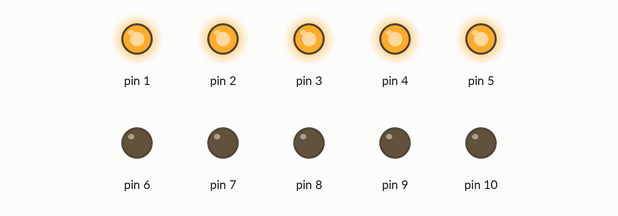
Simulated run of this sketch. Board: Arduino Uno, built with avr-gcc and run on an emulated ATmega328P. Shown: output pins drawn as LEDs (lit = HIGH).

Above: at 0.05 s.
At 1.45 s:
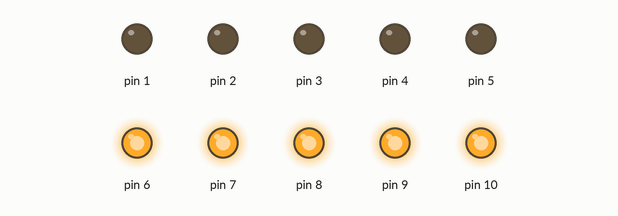
At 3.55 s:
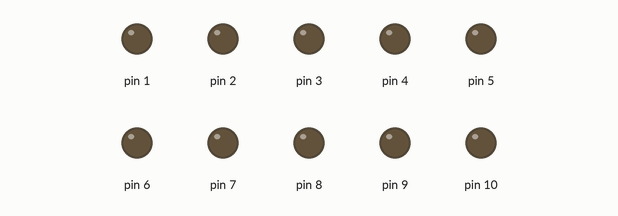
Timing chart, 0 to 3.9 s (numbered marks = the images above):
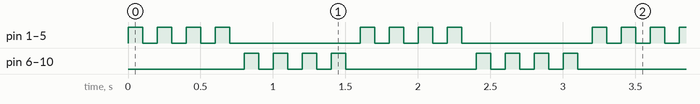

The sketch:

efeitoViatura.ino
```cpp
int i;

void setup() {
  for(i = 1; i <=10; i++){
    pinMode(i,OUTPUT);
  }
}

void loop() {
  conjunto_um();
  conjunto_dois();
}

void conjunto_um()
{
  for(int cont = 0; cont <= 3; cont++){
    liga_um();
    delay(100);
    apaga_leds();
    delay(100);
  }
}

void conjunto_dois()
{
  for(int cont1 = 0; cont1 <= 3; cont1++){
    liga_dois();
    delay(100);
    apaga_leds();
    delay(100);
  }
}

void liga_um()
{
  for(int contador = 0; contador <= 2; contador++){
    for(i = 1; i <= 5; i++){
       digitalWrite(i,HIGH);
    }
  }
}

void apaga_leds()
{
  for(int contador = 0; contador <= 2; contador++){
    for(i = 1; i <= 10; i++){
       digitalWrite(i,LOW);
    }
  }
}

void liga_dois()
{
  for(int contador = 0; contador <= 2; contador++){
    for(i = 6; i <= 10; i++){
       digitalWrite(i,HIGH);
    }
  }
}
```

Measured:
- by itself, pin 1–10: repeats every 1.6 s: 3 × (LOW 0.10 s, HIGH 0.10 s), LOW 0.90 s, HIGH 0.10 s
